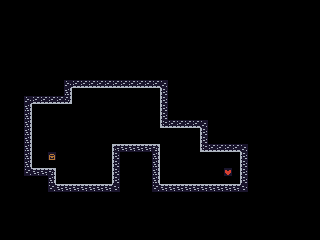

A 2D game scene composited from a Tiled map and its tileset images. What follows is a short description and the map's XML, with every tile layer's data as written:
An orthogonal 40x30 tile map with 8x8 px tiles, 1 tile layer (Tiles) and 2 objects (Solid, Pickup).

<map version="1.5" tiledversion="1.7.2" orientation="orthogonal" renderorder="right-down" width="40" height="30" tilewidth="8" tileheight="8" infinite="0" nextlayerid="3" nextobjectid="5">
 <tileset firstgid="1" source="OracleTileSet.tsx" />
 <layer id="1" name="Tiles" width="40" height="30">
  <data encoding="csv">
0,0,0,0,0,0,0,0,0,0,0,0,0,0,0,0,0,0,0,0,0,0,0,0,0,0,0,0,0,0,0,0,0,0,0,0,0,0,0,0,
0,0,0,0,0,0,0,0,0,0,0,0,0,0,0,0,0,0,0,0,0,0,0,0,0,0,0,0,0,0,0,0,0,0,0,0,0,0,0,0,
0,0,0,0,0,0,0,0,0,0,0,0,0,0,0,0,0,0,0,0,0,0,0,0,0,0,0,0,0,0,0,0,0,0,0,0,0,0,0,0,
0,0,0,0,0,0,0,0,0,0,0,0,0,0,0,0,0,0,0,0,0,0,0,0,0,0,0,0,0,0,0,0,0,0,0,0,0,0,0,0,
0,0,0,0,0,0,0,0,0,0,0,0,0,0,0,0,0,0,0,0,0,0,0,0,0,0,0,0,0,0,0,0,0,0,0,0,0,0,0,0,
0,0,0,0,0,0,0,0,0,0,0,0,0,0,0,0,0,0,0,0,0,0,0,0,0,0,0,0,0,0,0,0,0,0,0,0,0,0,0,0,
0,0,0,0,0,0,0,0,0,0,0,0,0,0,0,0,0,0,0,0,0,0,0,0,0,0,0,0,0,0,0,0,0,0,0,0,0,0,0,0,
0,0,0,0,0,0,0,0,0,0,0,0,0,0,0,0,0,0,0,0,0,0,0,0,0,0,0,0,0,0,0,0,0,0,0,0,0,0,0,0,
0,0,0,0,0,0,0,0,0,0,0,0,0,0,0,0,0,0,0,0,0,0,0,0,0,0,0,0,0,0,0,0,0,0,0,0,0,0,0,0,
0,0,0,0,0,0,0,0,0,0,0,0,0,0,0,0,0,0,0,0,0,0,0,0,0,0,0,0,0,0,0,0,0,0,0,0,0,0,0,0,
0,0,0,0,0,0,0,0,1,2,2,2,2,2,2,2,2,2,2,2,3,0,0,0,0,0,0,0,0,0,0,0,0,0,0,0,0,0,0,0,
0,0,0,0,0,0,0,0,9,0,0,0,0,0,0,0,0,0,0,0,11,0,0,0,0,0,0,0,0,0,0,0,0,0,0,0,0,0,0,0,
0,0,0,1,2,2,2,2,13,0,0,0,0,0,0,0,0,0,0,0,11,0,0,0,0,0,0,0,0,0,0,0,0,0,0,0,0,0,0,0,
0,0,0,9,0,0,0,0,0,0,0,0,0,0,0,0,0,0,0,0,11,0,0,0,0,0,0,0,0,0,0,0,0,0,0,0,0,0,0,0,
0,0,0,9,0,0,0,0,0,0,0,0,0,0,0,0,0,0,0,0,11,0,0,0,0,0,0,0,0,0,0,0,0,0,0,0,0,0,0,0,
0,0,0,9,0,0,0,0,0,0,0,0,0,0,0,0,0,0,0,0,12,2,2,2,2,3,0,0,0,0,0,0,0,0,0,0,0,0,0,0,
0,0,0,9,0,0,0,0,0,0,0,0,0,0,0,0,0,0,0,0,0,0,0,0,0,11,0,0,0,0,0,0,0,0,0,0,0,0,0,0,
0,0,0,9,0,0,0,0,0,0,0,0,0,0,0,0,0,0,0,0,0,0,0,0,0,11,0,0,0,0,0,0,0,0,0,0,0,0,0,0,
0,0,0,9,0,0,0,0,0,0,0,0,0,0,4,18,18,18,18,5,0,0,0,0,0,12,2,2,2,2,3,0,0,0,0,0,0,0,0,0,
0,0,0,9,0,0,41,0,0,0,0,0,0,0,11,0,0,0,0,9,0,0,0,0,0,0,0,0,0,0,11,0,0,0,0,0,0,0,0,0,
0,0,0,9,0,0,0,0,0,0,0,0,0,0,11,0,0,0,0,9,0,0,0,0,0,0,0,0,0,0,11,0,0,0,0,0,0,0,0,0,
0,0,0,17,18,18,5,0,0,0,0,0,0,0,11,0,0,0,0,9,0,0,0,0,0,0,0,0,46,0,11,0,0,0,0,0,0,0,0,0,
0,0,0,0,0,0,9,0,0,0,0,0,0,0,11,0,0,0,0,9,0,0,0,0,0,0,0,0,0,0,11,0,0,0,0,0,0,0,0,0,
0,0,0,0,0,0,17,18,18,18,18,18,18,18,19,0,0,0,0,17,18,18,18,18,18,18,18,18,18,18,19,0,0,0,0,0,0,0,0,0,
0,0,0,0,0,0,0,0,0,0,0,0,0,0,0,0,0,0,0,0,0,0,0,0,0,0,0,0,0,0,0,0,0,0,0,0,0,0,0,0,
0,0,0,0,0,0,0,0,0,0,0,0,0,0,0,0,0,0,0,0,0,0,0,0,0,0,0,0,0,0,0,0,0,0,0,0,0,0,0,0,
0,0,0,0,0,0,0,0,0,0,0,0,0,0,0,0,0,0,0,0,0,0,0,0,0,0,0,0,0,0,0,0,0,0,0,0,0,0,0,0,
0,0,0,0,0,0,0,0,0,0,0,0,0,0,0,0,0,0,0,0,0,0,0,0,0,0,0,0,0,0,0,0,0,0,0,0,0,0,0,0,
0,0,0,0,0,0,0,0,0,0,0,0,0,0,0,0,0,0,0,0,0,0,0,0,0,0,0,0,0,0,0,0,0,0,0,0,0,0,0,0,
0,0,0,0,0,0,0,0,0,0,0,0,0,0,0,0,0,0,0,0,0,0,0,0,0,0,0,0,0,0,0,0,0,0,0,0,0,0,0,0
</data>
 </layer>
 <objectgroup id="2" name="Collisions">
  <object id="2" name="Chest" type="Solid" x="48" y="152" width="8" height="8" />
  <object id="3" name="Heart" type="Pickup" x="224" y="168" width="8" height="8" />
 </objectgroup>
</map>
